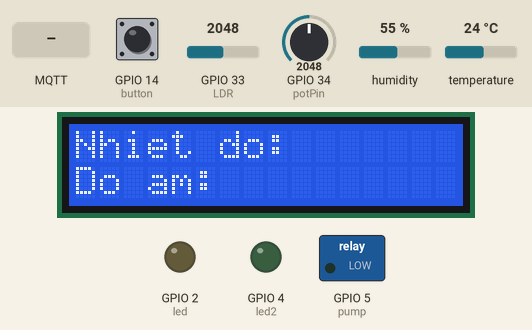
Bench run of a sketch on a simulated ESP32. Parts: 16×2 character LCD, switched loads named in the sketch (green lamp = pin HIGH), output pins drawn as LEDs (lit = HIGH). The test bench sets the inputs (shaded band); at power-on: GPIO 34 (potPin) = 2048, GPIO 14 (button) LOW, GPIO 33 (LDR) = 2048, humidity 55 %, temperature 24 °C. WiFi joins after 1.5 s; servers stay silent unless stated; random numbers use the default seed unless the sketch sets one; no MQTT or app messages arrive unless stated; what the sketch prints to the serial monitor is not drawn.

Above: at 2.7 s.
2.8 s: MQTT message "toggle" arrives on the first subscribed topic
At 4.0 s:
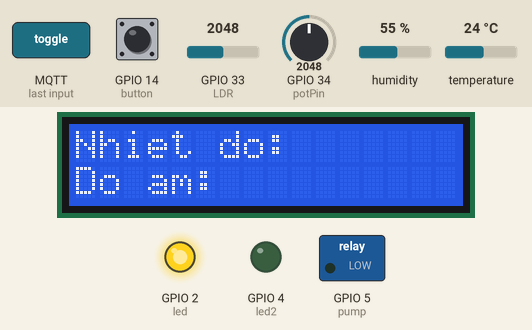
4.3 s: GPIO 34 (potPin) set to 2866
At 5.1 s:
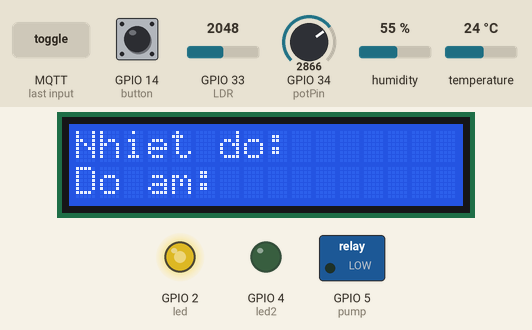
5.8 s: GPIO 34 (potPin) set to 3972
At 6.2 s:
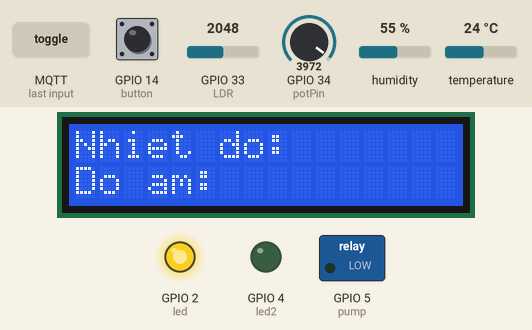
7.3 s: GPIO 34 (potPin) set to 1228
At 8.5 s:
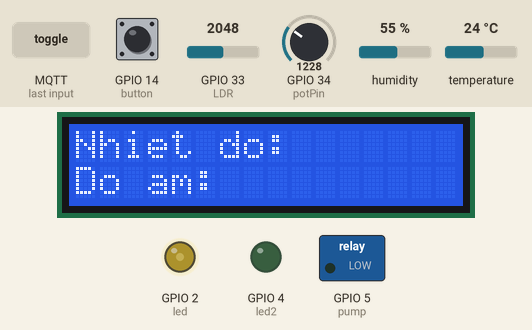
8.8 s: GPIO 14 (button) pulled HIGH for 0.15 s
At 9.7 s:
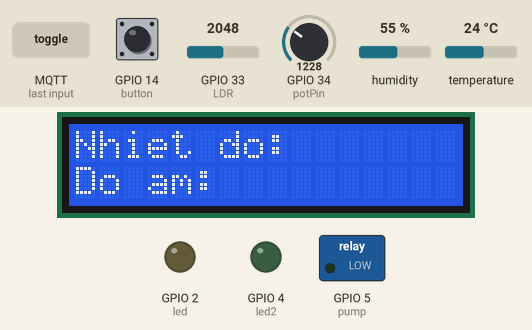
10.4 s: GPIO 14 (button) pulled HIGH for 1 s
At 11.0 s:
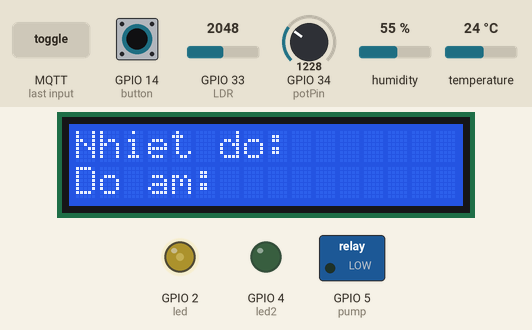
Timing chart, 0 to 13.4 s (numbered marks = the images above; inputs shaded):
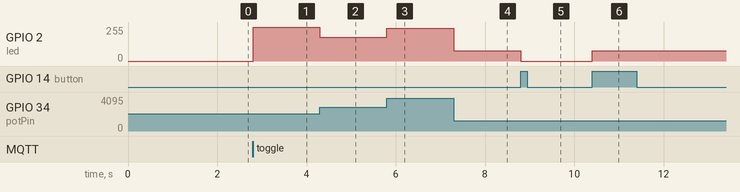

The sketch:

sketch.ino
```cpp
#include <WiFi.h>
#include <PubSubClient.h>
#include <DHT.h>
#include <LiquidCrystal_I2C.h>

// WIFI init
const char* ssid = "Wokwi-GUEST";
const char* password = "";

//***Set server***
const char* mqttServer = "broker.hivemq.com";
int port = 1883;

// WIFI and Client init
WiFiClient wifiClient;
PubSubClient mqttClient(wifiClient);

// global state variable
bool ledState = false;
bool lastButtonState = false;
unsigned long start_water = 0;
unsigned long end_water = 0;
unsigned int water_time = 0;
bool auto_watering = false;

// pin port
const int led = 2;
const int led2 = 4;
const int button = 14;
const int pump = 5;
const int LDR = 33;
const int dht_pin = 15;
const int potPin = 34;
DHT dht(dht_pin, DHT22);
int currentLedBrightness = 0;
unsigned long lastUserSetTime = 0;
int lastPotValue = 0;

LiquidCrystal_I2C lcd(0x27, 16, 2);

void wifiConnect() {
  WiFi.begin(ssid, password);
  while (WiFi.status() != WL_CONNECTED) {
    delay(500);
    Serial.print(".");
  }
  Serial.println(" Connected!");
}

void mqttConnect() {
  while(!mqttClient.connected()) {
    Serial.println("Attempting MQTT connection...");
    String clientId = "ESP32Client-" + String(random(0xffff), HEX);
    if(mqttClient.connect(clientId.c_str())) {
      Serial.println("connected");

      //***Subscribe all topic you need***
      mqttClient.subscribe("/23127003/led_dashboard");
      mqttClient.subscribe("/23127003/pump");
      mqttClient.subscribe("/23127003/autowater");
      mqttClient.subscribe("/23127005/led2");
      mqttClient.subscribe("/23127121/led_brightness_set");
      mqttClient.subscribe("/23127005/lcd_temperature");
      mqttClient.subscribe("/23127005/lcd_humidity");

    }
    else {
      Serial.print(mqttClient.state());
      Serial.println("try again in 5 seconds");
      delay(5000);
    }
  }
}

//MQTT Receiver
void callback(char* topic, byte* message, unsigned int length) {
  Serial.print("Topic: ");
  Serial.println(topic);
  String msg;
  for(int i = 0; i < length; i++) {
    msg += (char)message[i];
  }
  Serial.print("msg: ");
  Serial.println(msg);

  String topic_string = String(topic);

  //***Code here to process the received package***
  // bật tắt đèn từ xa
  if (topic_string == "/23127003/led_dashboard" and msg == "toggle")
  {
    ledState = !ledState;
    digitalWrite(led, ledState);

    // gửi thông báo trạng thái đèn lên mqtt
    char led_state_message[] = "False";
    currentLedBrightness = 0;
    if (ledState == true)
    {
      strcpy(led_state_message, "True");
      currentLedBrightness = 255;
    }
    analogWrite(led, currentLedBrightness);
    mqttClient.publish("/23127003/led_wokwi", led_state_message);
  }

  // tưới nước theo mức nước và thời gian tuỳ chỉnh
  else if (topic_string == "/23127003/pump" and msg.length() > 0)
  {
    int sepIndex = msg.indexOf('_');
    if (sepIndex != -1)
    {
      String timeStr = msg.substring(sepIndex + 1);
      water_time = timeStr.toInt();

      digitalWrite(pump, HIGH);
      auto_watering = false;
      mqttClient.publish("/23127003/pump", "ON");
      start_water = millis();
      end_water = start_water + water_time * 1000;
    }
  }

  // tự động tưới nước theo model
  else if (topic_string == "/23127003/autowater" and msg.length() > 0)
  {

    int sepIndex = msg.indexOf('_');
    if (sepIndex != -1)
    {
      String timeStr = msg.substring(sepIndex + 1);
      water_time = timeStr.toInt();

      digitalWrite(pump, HIGH);
      auto_watering = true;
      mqttClient.publish("/23127003/autowater", "ON");
      start_water = millis();
      end_water = start_water + water_time * 1000;
    }
  }

  // tự động bật đèn khi trời tối
  else if (topic_string == "/23127005/led2")
  {
    if (msg == "ON") {
      digitalWrite(led2, HIGH);
    }
    else if (msg == "OFF") {
      digitalWrite(led2, LOW);
    }
  }
  // else if (topic_string == "/23127121/led_brightness_set") {
  //   int brightness = msg.toInt();
  //   brightness = constrain(brightness, 0, 255);
  //   currentLedBrightness = brightness;
  //   ledState = (brightness > 0);
  //   analogWrite(led, brightness);
  //   lastUserSetTime = millis();
  // }
  else if (topic_string == "/23127121/led_brightness_set") {
    String payload = msg;
    bool isValidNumber = true;
    for (unsigned int i = 0; i < payload.length(); i++) {
      if (!isDigit(payload.charAt(i))) {
        isValidNumber = false;
        break;
      }
    }

    if (isValidNumber && payload.length() > 0) {
      int brightness = payload.toInt();
      brightness = constrain(brightness, 0, 255);
      currentLedBrightness = brightness;
      ledState = (currentLedBrightness > 0);
      analogWrite(led, currentLedBrightness);

      // lastUserSetTime = millis();
    }
  }
  // lcd temperature
  else if(topic_string == "/23127005/lcd_temperature")
  {
    lcd.setCursor(9,0);
    lcd.print("       ");
    lcd.setCursor(9,0);
    lcd.print(msg);
    lcd.write(byte(223));
    lcd.print("C");
  }
  // lcd humidity
  else if(topic_string == "/23127005/lcd_humidity")
  {
    lcd.setCursor(6,1);
    lcd.print("      ");
    lcd.setCursor(6,1);
    lcd.print(msg);
    lcd.print("%");
  }
}

void setup() {
  Serial.begin(9600);
  Serial.print("Connecting to WiFi");

  pinMode(button, INPUT);
  pinMode(LDR, INPUT);
  pinMode(led, OUTPUT);
  pinMode(pump, OUTPUT);
  pinMode(led2, OUTPUT);
  dht.begin();
  analogWriteResolution(led, 8);
  lcd.init();
  lcd.backlight();
  lcd.setCursor(0, 0);
  lcd.print("Nhiet do: ");
  lcd.setCursor(0, 1);
  lcd.print("Do am: ");

  digitalWrite(pump, LOW);

  wifiConnect();
  mqttClient.setServer(mqttServer, port);
  mqttClient.setCallback(callback);
  mqttClient.setKeepAlive( 90 );

}


void loop() {
  if (WiFi.status() != WL_CONNECTED) {
    Serial.print("Reconnecting to WiFi");
    wifiConnect();
  }
  if(!mqttClient.connected()) {
    mqttConnect();
  }
  mqttClient.loop();


  // 1. Đọc cảm biến DHT
  float temperature = dht.readTemperature();
  float humidity = dht.readHumidity();

  if (!isnan(temperature) && !isnan(humidity)){
    char payload[100];
    snprintf(payload, sizeof(payload), "{\"temperature\":%.2f, \"humidity\":%.2f}", temperature, humidity);
    mqttClient.publish("/23127121/temperature_humidity", payload);
   // Serial.print("Published: ");
   // Serial.println(payload);
  } else {
    Serial.println("Failed to read from DHT sensor");
  }


  //***Publish data to MQTT Server***
  // int temperature = random(0,100);
  // char buffer[50];
  // sprintf(buffer, "%d", temperature);
  // mqttClient.publish("/MSSV/temperature", buffer);

  // nút bấm bật tắt đèn
  bool buttonState = digitalRead(button);
  if (lastButtonState == false and buttonState == true)
  {
    ledState = !ledState;

    if (ledState) {
      analogWrite(led, currentLedBrightness > 0 ? currentLedBrightness : 255);
    } else {
      analogWrite(led, 0);
    }
    // digitalWrite(led, ledState);

    char led_state_message[] = "False";
    if (ledState == true)
      strcpy(led_state_message, "True");
    mqttClient.publish("/23127003/led_wokwi", led_state_message);
  }
  lastButtonState = buttonState;

  // check hết thời gian tưới nước
  if (millis() >= end_water and end_water > 0)
  {
    digitalWrite(pump, LOW);
    if (auto_watering)
    {
      mqttClient.publish("/23127003/autowater", "OFF");
      auto_watering = false;
    }
    else
      mqttClient.publish("/23127003/pump", "OFF");
    start_water = 0;
    end_water = 0;
  }

  //quang trở
  int lightValue = analogRead(LDR);  // đọc từ quang trở (0-4095)
  char buffer[10];
  sprintf(buffer, "%d", lightValue);
  mqttClient.publish("/23127005/LDR", buffer);

  // Đọc biến trở điều chỉnh độ sáng
  int potValue = analogRead(potPin);
  if (potValue != lastPotValue)
  {
    int brightness = map(potValue, 0, 4095, 0, 255);
    // Cập nhật LED nếu đèn đang bật
    if (ledState) {
      analogWrite(led, brightness);
      currentLedBrightness = brightness;
    } else {
      analogWrite(led, 0);
      currentLedBrightness = 0;
    }
  }
  lastPotValue = potValue;

  // Gửi trạng thái độ sáng biến trở lên Web mỗi 500ms
  static unsigned long lastPublish = 0;
  if (ledState && millis() - lastPublish > 500) {
    // Nếu chưa qua 2s kể từ lúc người dùng chỉnh slider thì bỏ qua gửi giá trị từ biến trở
    // if (millis() - lastUserSetTime > 2000) {
      char brightnessMsg[10];
      sprintf(brightnessMsg, "%d", currentLedBrightness);
      mqttClient.publish("/23127121/led_brightness_status", brightnessMsg);
    // }
    lastPublish = millis();
  }

  //lcd

  // delay(500);
}
```

Measured:
- after the input at 2.8 s, GPIO 2 (led): 0/255 → 255/255 at once
- after the input at 4.3 s, GPIO 2 (led): 255/255 → 178/255 at once
- after the input at 5.8 s, GPIO 2 (led): 178/255 → 247/255 at once
- after the input at 7.3 s, GPIO 2 (led): 247/255 → 76/255 at once
- after the input at 8.8 s, GPIO 2 (led): 76/255 → 0/255 at once
- after the input at 10.4 s, GPIO 2 (led): 0/255 → 76/255 at once
